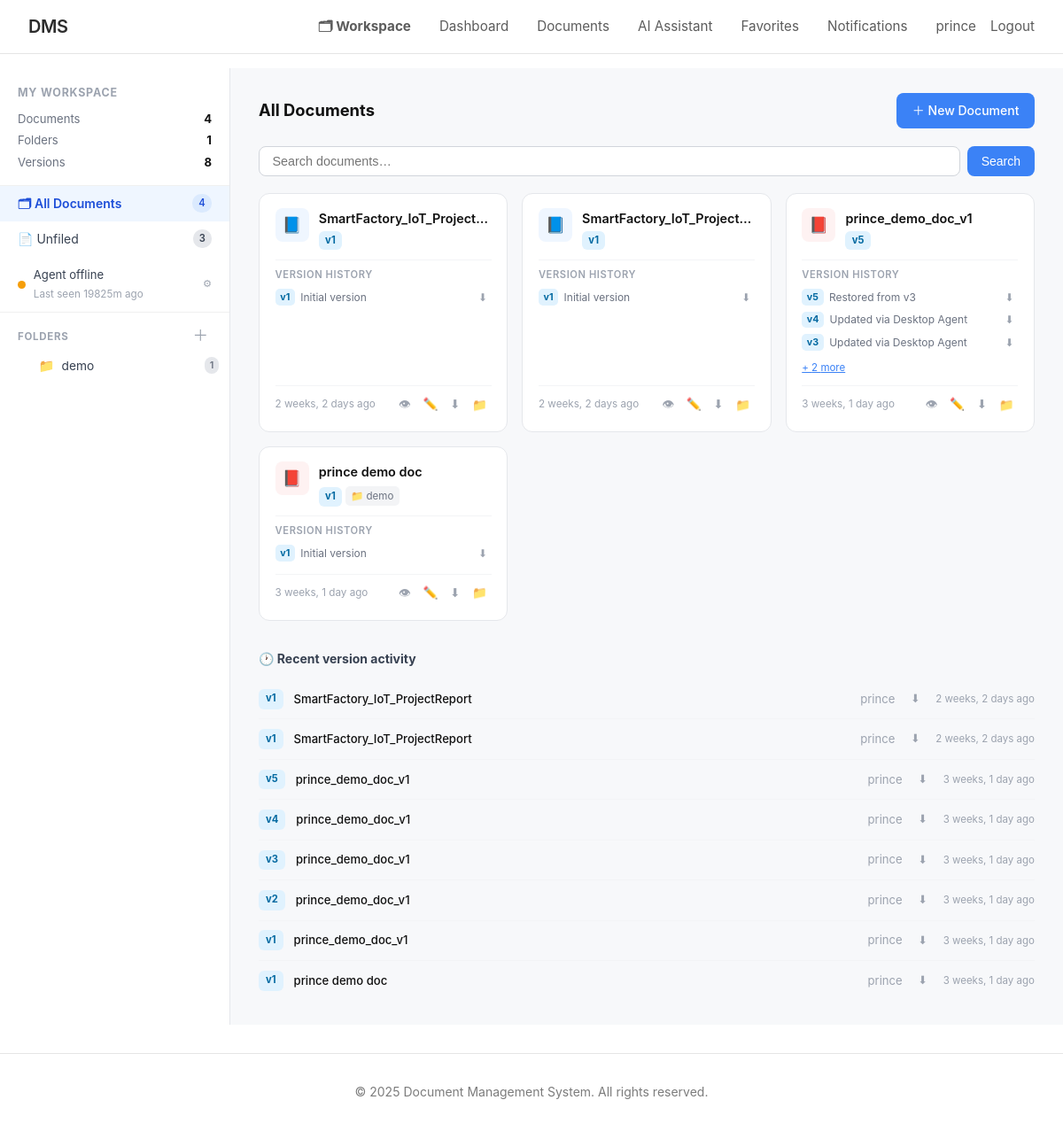
Page /workspace/ (signed in) on the earlier database version.
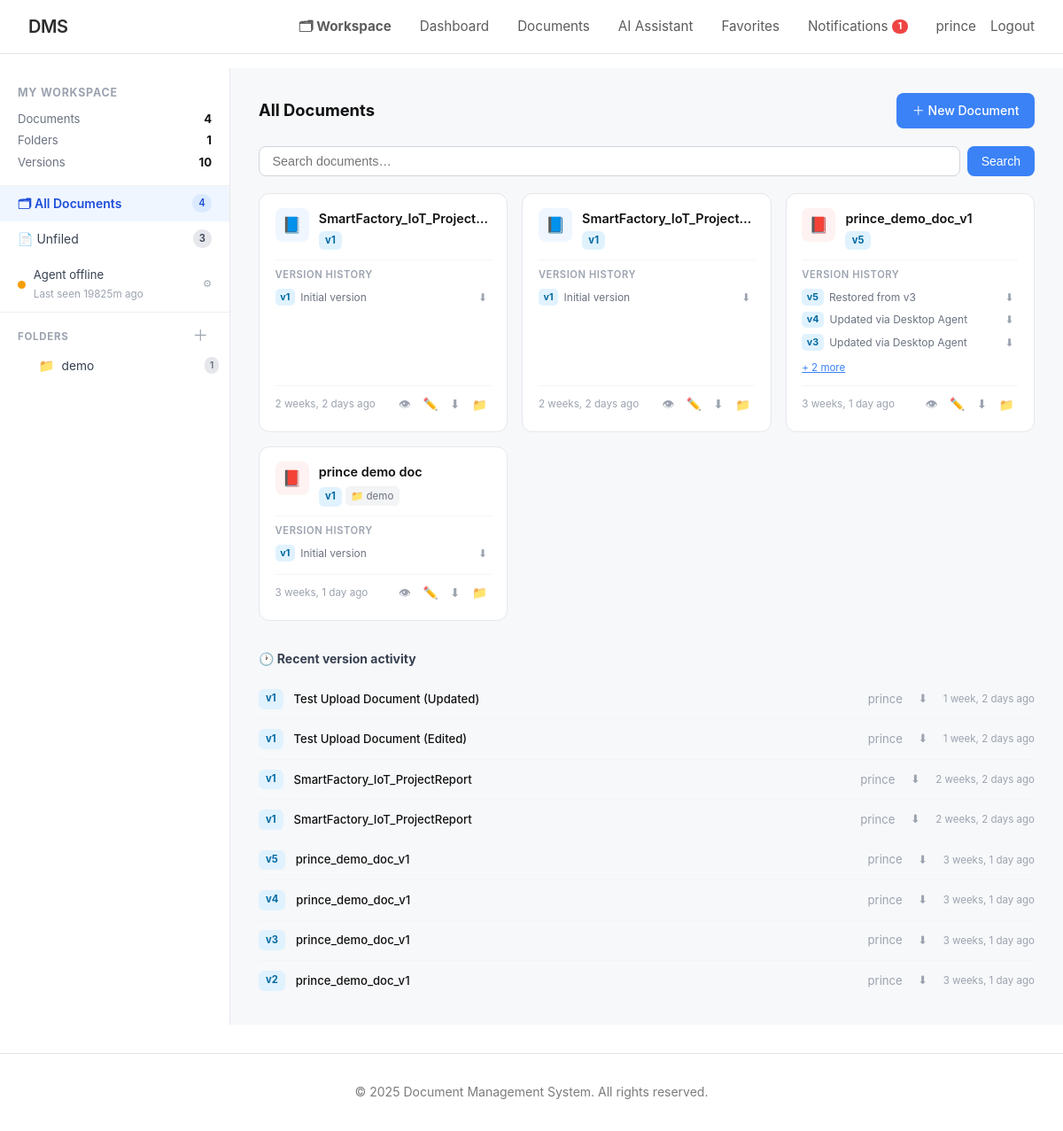
Same page on the later database version.
### documents/models.py (models this page shows, shortened)
class Folder(models.Model):
    COLORS = [
        ('#6c757d', 'Grey'), ('#0d6efd', 'Blue'), ('#198754', 'Green'),
        ('#dc3545', 'Red'),  ('#fd7e14', 'Orange'), ('#6610f2', 'Purple'),
        ('#0dcaf0', 'Cyan'), ('#ffc107', 'Yellow'),
    ]
    name    = models.CharField(max_length=200)
    owner   = models.ForeignKey(User, on_delete=models.CASCADE, related_name='folders')
    parent  = models.ForeignKey('self', on_delete=models.CASCADE, null=True, blank=True,
                                related_name='subfolders')
    color   = models.CharField(max_length=7, default='#6c757d')
    created_at = models.DateTimeField(auto_now_add=True)
    updated_at = models.DateTimeField(auto_now=True)
    class Meta:
        ordering = ['name']
        unique_together = [['owner', 'parent', 'name']]

class Document(models.Model):
    ACCESS_LEVEL_CHOICES = [
        ('public', 'Public'),
        ('private', 'Private'),
        ('role', 'Role-Based'),
        ('custom', 'Custom Users'),
    ]
    title = models.CharField(max_length=255)
    description = models.TextField(blank=True)
    file = models.FileField(upload_to=document_upload_path)
    file_size = models.BigIntegerField(default=0, help_text="Size in bytes")
    file_type = models.CharField(max_length=100, blank=True)
    owner = models.ForeignKey(User, on_delete=models.CASCADE, related_name='owned_documents')
    access_level = models.CharField(max_length=10, choices=ACCESS_LEVEL_CHOICES, default='private')
    required_role_level = models.IntegerField(
        default=1,
        validators=[MinValueValidator(1), MaxValueValidator(100)],
        help_text="Minimum role level required (for role-based access)"
    )
    category = models.ForeignKey(Category, on_delete=models.SET_NULL, null=True, blank=True, related_name='documents')
    folder   = models.ForeignKey('Folder', on_delete=models.SET_NULL, null=True, blank=True,
                                 related_name='folder_documents')
    tags = models.ManyToManyField(Tag, blank=True, related_name='documents')
    shared_with = models.ManyToManyField(User, blank=True, related_name='shared_documents')
    version = models.IntegerField(default=1)
    is_locked = models.BooleanField(default=False, help_text="Locked documents cannot be edited")
    locked_by = models.ForeignKey(User, on_delete=models.SET_NULL, null=True, blank=True, related_name='locked_documents')
    views_count = models.IntegerField(default=0)
    downloads_count = models.IntegerField(default=0)
    created_at = models.DateTimeField(auto_now_add=True)
    updated_at = models.DateTimeField(auto_now=True)
    allow_comments = models.BooleanField(default=True)
    allow_download = models.BooleanField(default=True)
    is_deleted = models.BooleanField(default=False)
    deleted_at = models.DateTimeField(null=True, blank=True)
    class Meta:
        ordering = ['-updated_at', '-created_at']
        indexes = [
            models.Index(fields=['owner', 'access_level']),
            models.Index(fields=['created_at']),
            models.Index(fields=['title']),
        ]

class DocumentVersion(models.Model):
    document = models.ForeignKey(Document, on_delete=models.CASCADE, related_name='versions')
    version_number = models.IntegerField()
    file = models.FileField(upload_to=document_version_upload_path)
    file_size = models.BigIntegerField(default=0)
    uploaded_by = models.ForeignKey(User, on_delete=models.SET_NULL, null=True)
    change_note = models.TextField(blank=True, help_text="What changed in this version")
    created_at = models.DateTimeField(auto_now_add=True)
    class Meta:
        ordering = ['-version_number']
        unique_together = ['document', 'version_number']

class User(AbstractUser):
    USER_TYPE_CHOICES = [
        ('guest', 'Guest'),
        ('user', 'Regular User'),
        ('admin', 'Admin'),
    ]
    user_type = models.CharField(max_length=10, choices=USER_TYPE_CHOICES, default='user')
    role = models.ForeignKey(Role, on_delete=models.SET_NULL, null=True, blank=True, related_name='users')
    bio = models.TextField(blank=True)
    avatar = models.ImageField(upload_to='avatars/', null=True, blank=True)
    phone = models.CharField(max_length=20, blank=True)
    department = models.CharField(max_length=100, blank=True)
    created_at = models.DateTimeField(auto_now_add=True)
    updated_at = models.DateTimeField(auto_now=True)
    last_activity = models.DateTimeField(auto_now=True)
    is_active = models.BooleanField(default=True)
    class Meta:
        ordering = ['-created_at']
    def is_admin(self):
        return self.user_type == 'admin'

### documents/views.py (the view, shortened to what this page needs)
# urls.py: path('workspace/',                      views.workspace_view,             name='workspace'),
@login_required
def workspace_view(request):
    user = request.user
    folder_id = request.GET.get('folder')
    search_q  = request.GET.get('q', '').strip()
    root_folders = (
        Folder.objects
        .filter(owner=user, parent=None)
        .prefetch_related('subfolders__subfolders')
        .order_by('name')
    )
    from django.db.models import Count as _Count
    folder_counts = (
        Document.objects
        .filter(owner=user, is_deleted=False, folder__isnull=False)
        .values('folder_id')
        .annotate(n=_Count('id'))
    )
    docs_by_folder = {row['folder_id']: row['n'] for row in folder_counts}
    folder_tree = _build_folder_tree(list(root_folders), docs_by_folder)
    current_folder = None
    if folder_id == 'unfiled':
        docs = Document.objects.filter(owner=user, folder=None, is_deleted=False)
        panel_title = 'Unfiled Documents'
    else:
        docs = Document.objects.filter(owner=user, is_deleted=False)
        panel_title = 'All Documents'
    if search_q:
        docs = docs.filter(Q(title__icontains=search_q) | Q(description__icontains=search_q))
    docs = docs.select_related('folder', 'category').prefetch_related('versions').order_by('-updated_at')
    total_docs    = Document.objects.filter(owner=user, is_deleted=False).count()
    total_folders = Folder.objects.filter(owner=user).count()
    total_versions = DocumentVersion.objects.filter(document__owner=user).count()
    unfiled_count  = Document.objects.filter(owner=user, folder=None, is_deleted=False).count()
    recent_versions = (
        DocumentVersion.objects
        .filter(document__owner=user)
        .select_related('document', 'uploaded_by')
        .order_by('-created_at')[:8]
    )
    all_folders = Folder.objects.filter(owner=user).order_by('name')
    return render(request, 'documents/workspace.html', {
        'folder_tree':     folder_tree,
        'docs':            docs,
        'current_folder':  current_folder,
        'panel_title':     panel_title,
        'folder_id':       folder_id,
        'search_q':        search_q,
        'stats': {
            'total_docs':    total_docs,
            'total_folders': total_folders,
            'total_versions': total_versions,
            'unfiled':       unfiled_count,
        },
        'recent_versions': recent_versions,
        'all_folders':     all_folders,
    })

### documents/context_processors.py (called while the page is built)
def unread_notifications(request):
    if request.user.is_authenticated:
        count = Notification.objects.filter(recipient=request.user, is_read=False).count()
        return {'unread_notifications_count': count}
    return {'unread_notifications_count': 0}

### documents/views.py (called while the page is built)
def _build_folder_tree(folders, docs_by_folder):
    result = []
    for f in folders:
        children = _build_folder_tree(
            list(f.subfolders.all().order_by('name')), docs_by_folder
        )
        result.append({
            'obj':      f,
            'children': children,
            'count':    docs_by_folder.get(f.id, 0),
        })
    return result

### documents/templates/documents/workspace.html (shortened to what the changed rows need)
{% extends 'documents/base.html' %}
{% block content %}
<div class="ws-wrap">
  <nav class="ws-sidebar">
    <div class="ws-sidebar-header">
      <div class="ws-stat-row"><span>Versions</span><strong>{{ stats.total_versions }}</strong></div>
    </div>
    <div class="folder-section">
      <div id="folder-root">
        {% for node in folder_tree %}
          {% include 'documents/_folder_node.html' with node=node depth=0 %}
        {% empty %}
          <p style="font-size:.8rem;color:#9ca3af;padding:.5rem 1.25rem;">No folders yet.</p>
        {% endfor %}
      </div>
    </div>
  </nav>
  <main class="ws-main">
    {% if docs %}
    <div class="doc-grid" id="doc-grid">
      {% for doc in docs %}
      {% with ext=doc.file.name|lower %}
      <div class="doc-card" id="doc-card-{{ doc.id }}" draggable="true"
           ondragstart="dragStart(event, {{ doc.id }})">
        <div class="doc-card-top">
          <div class="doc-type-icon
            {% if '.pdf' in ext %}pdf
            {% elif '.docx' in ext or '.doc' in ext %}docx
            {% elif '.xlsx' in ext or '.xls' in ext %}xlsx
            {% elif '.pptx' in ext or '.ppt' in ext %}pptx
            {% elif '.png' in ext or '.jpg' in ext or '.jpeg' in ext or '.gif' in ext %}img
            {% else %}other{% endif %}">
            {% if '.pdf' in ext %}📕
            {% elif '.docx' in ext or '.doc' in ext %}📘
            {% elif '.xlsx' in ext or '.xls' in ext %}📗
            {% elif '.pptx' in ext or '.ppt' in ext %}📙
            {% elif '.png' in ext or '.jpg' in ext or '.jpeg' in ext %}🖼
            {% else %}📎{% endif %}
          </div>
          <div class="doc-card-meta">
            <a href="{% url 'document_detail' doc.id %}" class="doc-card-title">{{ doc.title }}</a>
            <div class="doc-card-sub">
              <span class="doc-version-badge">v{{ doc.version }}</span>
              {% if doc.folder and not current_folder %}
                <span class="doc-folder-tag">📁 {{ doc.folder.name }}</span>
              {% endif %}
            </div>
          </div>
        </div>
        {% with vlist=doc.versions.all %}
        {% if vlist %}
        <div style="border-top:1px solid #f3f4f6;padding-top:.5rem;margin-top:.1rem">
          <p style="font-size:.7rem;font-weight:600;color:#9ca3af;margin:0 0 .3rem;text-transform:uppercase;letter-spacing:.05em">Version history</p>
          {% for v in vlist|slice:":3" %}
          <div style="display:flex;align-items:center;gap:.4rem;font-size:.75rem;margin:.2rem 0">
            <span style="background:#e0f2fe;color:#0369a1;font-weight:700;font-size:.67rem;padding:.05rem .35rem;border-radius:5px;flex-shrink:0">v{{ v.version_number }}</span>
            <span style="color:#6b7280;flex:1;white-space:nowrap;overflow:hidden;text-overflow:ellipsis;">
              {% if v.change_note %}{{ v.change_note|truncatechars:30 }}{% else %}Updated{% endif %}
            </span>
            <a href="{% url 'version_download' doc.id v.id %}"
               style="color:#9ca3af;font-size:.75rem;text-decoration:none;padding:.1rem .3rem;border-radius:4px;transition:color .15s"
               title="Download v{{ v.version_number }}">⬇</a>
          </div>
          {% endfor %}
          {% if vlist|length > 3 %}
          <a href="{% url 'document_detail' doc.id %}#versions" style="font-size:.72rem;color:#3b82f6">
            + {{ vlist|length|add:"-3" }} more
          </a>
          {% endif %}
        </div>
        {% endif %}
        {% endwith %}
        <div class="doc-card-footer">
          <span class="doc-card-date">{{ doc.updated_at|timesince }} ago</span>
          <div class="doc-card-actions">
            <a href="{% url 'document_detail' doc.id %}"    class="btn-doc-action" title="View">👁</a>
            {% if not doc.is_locked %}
            <a href="{% url 'document_edit' doc.id %}"      class="btn-doc-action" title="Edit">✏️</a>
            {% endif %}
            <a href="{% url 'document_download' doc.id %}"  class="btn-doc-action" title="Download">⬇</a>
            <button onclick="openMoveModal({{ doc.id }}, '{{ doc.title|escapejs }}')"
                    class="btn-doc-action" title="Move to folder">📁</button>
          </div>
        </div>
      </div>
      {% endwith %}
      {% endfor %}
    </div>
    {% endif %}
    {% if recent_versions %}
    <div class="ws-versions">
      {% for v in recent_versions %}
      <div class="version-row">
        <span class="version-num">v{{ v.version_number }}</span>
        <a href="{% url 'document_detail' v.document.id %}#versions" class="version-doc-link">{{ v.document.title }}</a>
        <span class="version-who">{{ v.uploaded_by.username|default:'—' }}</span>
        <a href="{% url 'version_download' v.document.id v.id %}" class="version-dl" title="Download this version">⬇</a>
        <span style="font-size:.72rem;color:#9ca3af;flex-shrink:0">{{ v.created_at|timesince }} ago</span>
      </div>
      {% endfor %}
    </div>
    {% endif %}
  </main>
</div>
{% endblock %}

### documents/templates/documents/base.html (shortened to what this page needs)
<!DOCTYPE html>
<html lang="en">
<head>
</head>
<body>
    <header class="header">
        <div class="header-content">
            <a href="{% url 'home' %}" class="logo">DMS</a>
            <nav class="nav">
                {% if user.is_authenticated %}
                    <a href="{% url 'workspace' %}"
                       style="{% if request.resolver_match.url_name == 'workspace' %}font-weight:700{% endif %}">🗂 Workspace</a>
                    <a href="{% url 'dashboard' %}">Dashboard</a>
                    <a href="{% url 'document_list' %}">Documents</a>
                    <a href="{% url 'chatbot' %}">AI Assistant</a>
                    <a href="{% url 'favorites_list' %}">Favorites</a>
                    <a href="{% url 'notifications_list' %}" style="position:relative;display:inline-flex;align-items:center;gap:.3rem;">
                        Notifications
                        {% if unread_notifications_count %}
                        <span style="background:#ef4444;color:#fff;font-size:.65rem;font-weight:700;line-height:1;padding:.2rem .4rem;border-radius:999px;min-width:16px;text-align:center;">{{ unread_notifications_count }}</span>
                        {% endif %}
                    </a>
                    <div class="nav-user">
                        <a href="{% url 'profile' %}">{{ user.username }}</a>
                        <a href="{% url 'logout' %}">Logout</a>
                    </div>
                {% else %}
                    <a href="{% url 'home' %}">Home</a>
                    <a href="{% url 'login' %}">Login</a>
                    <a href="{% url 'register' %}">Register</a>
                {% endif %}
            </nav>
        </div>
    </header>
    <main class="container">
        {% block content %}{% endblock %}
    </main>
    <footer class="footer">
        <p>&copy; 2025 Document Management System. All rights reserved.</p>
    </footer>
</body>
</html>

### documents/templates/documents/_folder_node.html (shortened to what this page needs)
{% load static %}
<div class="folder-item" style="padding-left:{{ depth|add:'0' }}px">
  <div class="folder-row {% if folder_id|stringformat:'s' == node.obj.id|stringformat:'s' %}active{% endif %}"
       data-folder-id="{{ node.obj.id }}"
       onclick="window.location='{% url 'workspace' %}?folder={{ node.obj.id }}'">
    <span class="folder-icon" style="color:{{ node.obj.color }}">📁</span>
    <span class="folder-name">{{ node.obj.name }}</span>
    {% if node.count %}<span class="folder-badge">{{ node.count }}</span>{% endif %}
  </div>
</div>

Differences in the rows shown:
no longer on one of the page's lists (row unchanged): DocumentVersion: version_number "1", document "prince demo doc", uploaded_by.username "prince", created_at "3 weeks, 1 day"
no longer on this page (row unchanged): DocumentVersion: version_number "1", document "prince_demo_doc_v1", uploaded_by.username "prince", created_at "3 weeks, 1 day"
added DocumentVersion: version_number "1", document "Test Upload Document (Updated)", uploaded_by.username "prince", created_at "1 week, 2 days"
added DocumentVersion: version_number "1", document "Test Upload Document (Edited)", uploaded_by.username "prince", created_at "1 week, 2 days"
Other differences:
{{ unread_notifications_count }}: (not shown) → "1"
{{ stats.total_versions }}: "8" → "10"
